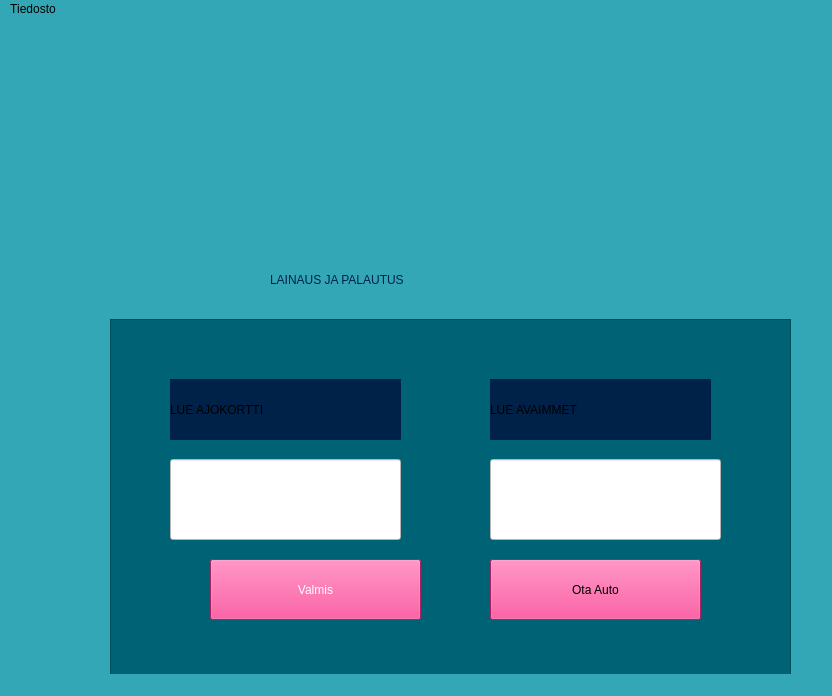
<?xml version="1.0" encoding="UTF-8"?>
<ui version="4.0">
 <class>MainWindow</class>
 <widget class="QMainWindow" name="MainWindow">
  <property name="geometry">
   <rect>
    <x>0</x>
    <y>0</y>
    <width>832</width>
    <height>696</height>
   </rect>
  </property>
  <property name="font">
   <font>
    <pointsize>11</pointsize>
    <bold>true</bold>
   </font>
  </property>
  <property name="cursor">
   <cursorShape>PointingHandCursor</cursorShape>
  </property>
  <property name="windowTitle">
   <string>MainWindow</string>
  </property>
  <property name="toolTip">
   <string>&lt;html&gt;&lt;head/&gt;&lt;body&gt;&lt;p&gt;&lt;span style=&quot; font-size:11pt; font-weight:700;&quot;&gt;Tallentaa henkilön tiedot tietokantaan&lt;/span&gt;&lt;/p&gt;&lt;/body&gt;&lt;/html&gt;</string>
  </property>
  <property name="toolTipDuration">
   <number>-3000</number>
  </property>
  <property name="styleSheet">
   <string notr="true">
background-color: rgb(51, 167, 181);</string>
  </property>
  <widget class="QWidget" name="centralwidget">
   <widget class="QFrame" name="namesFrame">
    <property name="geometry">
     <rect>
      <x>110</x>
      <y>300</y>
      <width>681</width>
      <height>411</height>
     </rect>
    </property>
    <property name="styleSheet">
     <string notr="true">background-color: rgb(0, 98, 117);</string>
    </property>
    <property name="frameShape">
     <enum>QFrame::Shape::StyledPanel</enum>
    </property>
    <property name="frameShadow">
     <enum>QFrame::Shadow::Raised</enum>
    </property>
    <widget class="QLabel" name="lueAvaimmetLabel">
     <property name="geometry">
      <rect>
       <x>380</x>
       <y>60</y>
       <width>221</width>
       <height>61</height>
      </rect>
     </property>
     <property name="styleSheet">
      <string notr="true">font: 24pt &quot;Segoe UI&quot;;
background-color: rgb(0, 33, 72);</string>
     </property>
     <property name="text">
      <string>LUE AVAIMMET</string>
     </property>
    </widget>
    <widget class="QLabel" name="lueAjokorttiiLabel">
     <property name="geometry">
      <rect>
       <x>60</x>
       <y>60</y>
       <width>231</width>
       <height>61</height>
      </rect>
     </property>
     <property name="toolTip">
      <string>&lt;html&gt;&lt;head/&gt;&lt;body&gt;&lt;p&gt;&lt;span style=&quot; font-size:26pt; font-weight:700;&quot;&gt;LUE AJOKORTTI&lt;/span&gt;&lt;/p&gt;&lt;/body&gt;&lt;/html&gt;</string>
     </property>
     <property name="styleSheet">
      <string notr="true">font: 24pt &quot;Segoe UI&quot;;
background-color: rgb(0, 33, 72);</string>
     </property>
     <property name="text">
      <string>LUE AJOKORTTI</string>
     </property>
    </widget>
    <widget class="QLineEdit" name="lueAjokorttiLineEdit">
     <property name="geometry">
      <rect>
       <x>60</x>
       <y>140</y>
       <width>231</width>
       <height>81</height>
      </rect>
     </property>
     <property name="styleSheet">
      <string notr="true">font: 24pt &quot;Segoe UI&quot;;
color: rgb(3, 3, 3);
background-color: rgb(255, 255, 255);</string>
     </property>
    </widget>
    <widget class="QLineEdit" name="lueAvaimmetLineEdit">
     <property name="geometry">
      <rect>
       <x>380</x>
       <y>140</y>
       <width>231</width>
       <height>81</height>
      </rect>
     </property>
     <property name="styleSheet">
      <string notr="true">background-color: rgb(255, 255, 255);
font: 24pt &quot;Segoe UI&quot;;
color: rgb(7, 7, 7);</string>
     </property>
    </widget>
    <widget class="QPushButton" name="savePushButton">
     <property name="geometry">
      <rect>
       <x>570</x>
       <y>490</y>
       <width>75</width>
       <height>24</height>
      </rect>
     </property>
     <property name="styleSheet">
      <string notr="true">background-color: rgb(238, 44, 130);</string>
     </property>
     <property name="text">
      <string>Tallenna</string>
     </property>
    </widget>
    <widget class="QPushButton" name="valmisPushButton">
     <property name="geometry">
      <rect>
       <x>100</x>
       <y>240</y>
       <width>211</width>
       <height>61</height>
      </rect>
     </property>
     <property name="styleSheet">
      <string notr="true">background-color: rgb(238, 44, 130);
color: rgb(255, 255, 255);
font: 24pt &quot;Segoe UI&quot;;</string>
     </property>
     <property name="text">
      <string>Valmis</string>
     </property>
    </widget>
    <widget class="QPushButton" name="takeCarPushButton">
     <property name="geometry">
      <rect>
       <x>380</x>
       <y>240</y>
       <width>211</width>
       <height>61</height>
      </rect>
     </property>
     <property name="styleSheet">
      <string notr="true">background-color: rgb(238, 44, 130);
font: 24pt &quot;Segoe UI&quot;;</string>
     </property>
     <property name="text">
      <string>Ota Auto</string>
     </property>
    </widget>
   </widget>
   <widget class="QLabel" name="studentAndKeyLabel">
    <property name="geometry">
     <rect>
      <x>330</x>
      <y>-40</y>
      <width>231</width>
      <height>241</height>
     </rect>
    </property>
    <property name="text">
     <string>&lt;html&gt;&lt;head/&gt;&lt;body&gt;&lt;p&gt;&lt;img src=&quot;:/png/uiPictures/studentAndKey.png&quot;/&gt;&lt;/p&gt;&lt;/body&gt;&lt;/html&gt;</string>
    </property>
   </widget>
   <widget class="QLabel" name="lainausJaPalautusLabel">
    <property name="geometry">
     <rect>
      <x>270</x>
      <y>240</y>
      <width>381</width>
      <height>41</height>
     </rect>
    </property>
    <property name="styleSheet">
     <string notr="true">color: rgb(0, 33, 72);
font: 26pt &quot;Segoe UI&quot;;</string>
    </property>
    <property name="text">
     <string>LAINAUS JA PALAUTUS</string>
    </property>
   </widget>
  </widget>
  <widget class="QMenuBar" name="menubar">
   <property name="geometry">
    <rect>
     <x>0</x>
     <y>0</y>
     <width>832</width>
     <height>33</height>
    </rect>
   </property>
   <widget class="QMenu" name="menuTiedosto">
    <property name="title">
     <string>Tiedosto</string>
    </property>
    <widget class="QMenu" name="menutesti">
     <property name="styleSheet">
      <string notr="true">background-color: rgb(42, 69, 188);
background-color: rgb(65, 67, 158);</string>
     </property>
     <property name="title">
      <string>testi</string>
     </property>
     <addaction name="actionKaikki"/>
    </widget>
    <addaction name="separator"/>
    <addaction name="menutesti"/>
    <addaction name="separator"/>
    <addaction name="actionedellinen"/>
   </widget>
   <addaction name="menuTiedosto"/>
  </widget>
  <widget class="QStatusBar" name="statusbar"/>
  <action name="actionedellinen">
   <property name="icon">
    <iconset theme="application-exit"/>
   </property>
   <property name="text">
    <string>Lopeta</string>
   </property>
   <property name="shortcut">
    <string>Ctrl+Q</string>
   </property>
  </action>
  <action name="actionKaikki">
   <property name="text">
    <string>Kaikki</string>
   </property>
  </action>
 </widget>
 <resources>
  <include location="testpictures.qrc"/>
 </resources>
 <connections>
  <connection>
   <sender>lueAjokorttiiLabel</sender>
   <signal>linkActivated(QString)</signal>
   <receiver>lueAjokorttiLineEdit</receiver>
   <slot>setText(QString)</slot>
   <hints>
    <hint type="sourcelabel">
     <x>230</x>
     <y>295</y>
    </hint>
    <hint type="destinationlabel">
     <x>236</x>
     <y>370</y>
    </hint>
   </hints>
  </connection>
  <connection>
   <sender>lueAvaimmetLabel</sender>
   <signal>linkActivated(QString)</signal>
   <receiver>lueAvaimmetLineEdit</receiver>
   <slot>setText(QString)</slot>
   <hints>
    <hint type="sourcelabel">
     <x>579</x>
     <y>314</y>
    </hint>
    <hint type="destinationlabel">
     <x>588</x>
     <y>379</y>
    </hint>
   </hints>
  </connection>
 </connections>
</ui>
